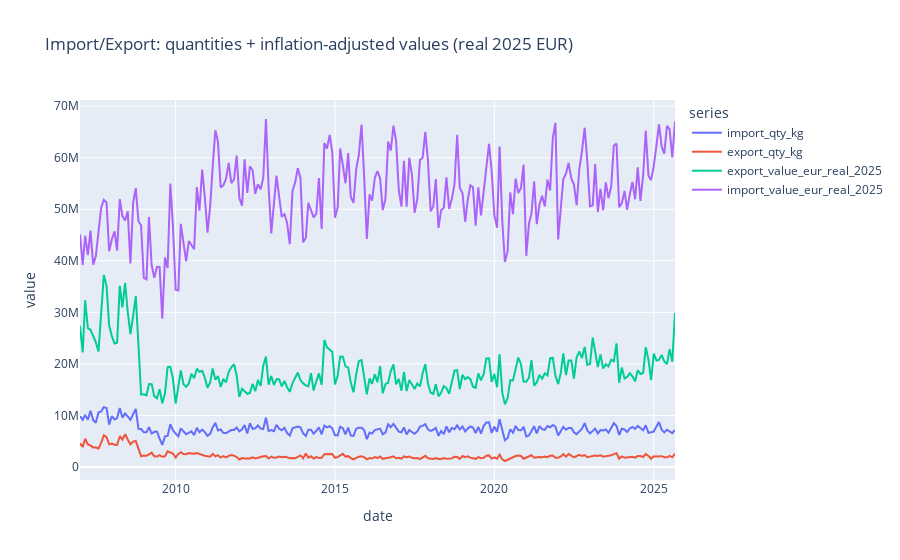
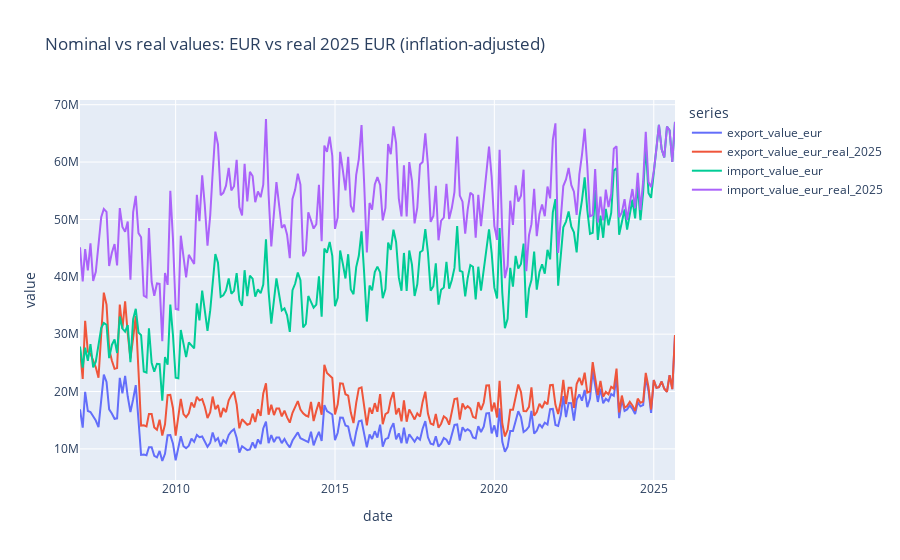

Notebook code for these charts, in order:
### Markdown cell above
Inflation correction with data from wko. 
https://www.wko.at/statistik/prognose/inflation.pdf

### Code cell
# Inflation-adjust the EUR value columns (convert to real 2025 EUR) and plot
import polars as pl

inflation = {
    2007: 0.022,
    2008: 0.032,
    2009: 0.005,
    2010: 0.019,
    2011: 0.033,
    2012: 0.024,
    2013: 0.020,
    2014: 0.017,
    2015: 0.009,
    2016: 0.009,
    2017: 0.021,
    2018: 0.020,
    2019: 0.015,
    2020: 0.014,
    2021: 0.028,
    2022: 0.086,
    2023: 0.078,
    2024: 0.029,
    2025: 0.035,
}

# Build a simple CPI index with 2020 = 1.0 (so 2021 includes 2021 inflation, etc.)
cpi = {}
cpi_prev = 1.0
for year in sorted(inflation):
    cpi_prev *= 1 + inflation[year]
    cpi[year] = cpi_prev

cpi_2025 = cpi[2025]
cpi_df = pl.DataFrame({"year": list(cpi.keys()), "cpi": list(cpi.values())})

df = (
    df.with_columns(pl.col("date").dt.year().alias("year"))
    .join(cpi_df, on="year", how="left")
    .with_columns(
        (pl.col("export_value_eur") * (cpi_2025 / pl.col("cpi"))).alias(
            "export_value_eur_real_2025"
        ),
        (pl.col("import_value_eur") * (cpi_2025 / pl.col("cpi"))).alias(
            "import_value_eur_real_2025"
        ),
    )
    .drop(["year", "cpi"])
)

# 1) Your original four-series view, but with inflation-adjusted EUR values
value_cols_real = [
    "import_qty_kg",
    "export_qty_kg",
    "export_value_eur_real_2025",
    "import_value_eur_real_2025",
]
fig_real = plot_timeseries(
    df,
    value_cols=value_cols_real,
    title="Import/Export: quantities + inflation-adjusted values (real 2025 EUR)",
)

# 2) Comparison: nominal EUR vs real (inflation-adjusted) EUR
value_cols_compare = [
    "export_value_eur",
    "export_value_eur_real_2025",
    "import_value_eur",
    "import_value_eur_real_2025",
]
fig_compare = plot_timeseries(
    df,
    value_cols=value_cols_compare,
    title="Nominal vs real values: EUR vs real 2025 EUR (inflation-adjusted)",
)

df

### Figure 1 — Plotly figure (JSON) as saved in the notebook; plotly's stock layout.template omitted (floating-point values rounded to 4 significant figures; data arrays with more than 128 entries replaced by an {"elided": "..."} marker saying what was removed)
{"data": [{"hovertemplate": "series=import_qty_kg<br>date=%{x}<br>value=%{y}<extra></extra>", "legendgroup": "import_qty_kg", "line": {"color": "#636efa", "dash": "solid"}, "marker": {"symbol": "circle"}, "mode": "lines", "name": "import_qty_kg", "orientation": "v", "showlegend": true, "type": "scatter", "x": {"elided": "225 str values"}, "xaxis": "x", "y": {"elided": "225 float values"}, "yaxis": "y"}, {"hovertemplate": "series=export_qty_kg<br>date=%{x}<br>value=%{y}<extra></extra>", "legendgroup": "export_qty_kg", "line": {"color": "#EF553B", "dash": "solid"}, "marker": {"symbol": "circle"}, "mode": "lines", "name": "export_qty_kg", "orientation": "v", "showlegend": true, "type": "scatter", "x": {"elided": "225 str values"}, "xaxis": "x", "y": {"elided": "225 float values"}, "yaxis": "y"}, {"hovertemplate": "series=export_value_eur_real_2025<br>date=%{x}<br>value=%{y}<extra></extra>", "legendgroup": "export_value_eur_real_2025", "line": {"color": "#00cc96", "dash": "solid"}, "marker": {"symbol": "circle"}, "mode": "lines", "name": "export_value_eur_real_2025", "orientation": "v", "showlegend": true, "type": "scatter", "x": {"elided": "225 str values"}, "xaxis": "x", "y": {"elided": "225 float values"}, "yaxis": "y"}, {"hovertemplate": "series=import_value_eur_real_2025<br>date=%{x}<br>value=%{y}<extra></extra>", "legendgroup": "import_value_eur_real_2025", "line": {"color": "#ab63fa", "dash": "solid"}, "marker": {"symbol": "circle"}, "mode": "lines", "name": "import_value_eur_real_2025", "orientation": "v", "showlegend": true, "type": "scatter", "x": {"elided": "225 str values"}, "xaxis": "x", "y": {"elided": "225 float values"}, "yaxis": "y"}], "layout": {"legend": {"title": {"text": "series"}, "tracegroupgap": 0}, "title": {"text": "Import/Export: quantities + inflation-adjusted values (real 2025 EUR)"}, "xaxis": {"anchor": "y", "domain": [0, 1], "title": {"text": "date"}}, "yaxis": {"anchor": "x", "domain": [0, 1], "title": {"text": "value"}}}}

### Figure 2 — Plotly figure (JSON) as saved in the notebook; plotly's stock layout.template omitted (floating-point values rounded to 4 significant figures; data arrays with more than 128 entries replaced by an {"elided": "..."} marker saying what was removed)
{"data": [{"hovertemplate": "series=export_value_eur<br>date=%{x}<br>value=%{y}<extra></extra>", "legendgroup": "export_value_eur", "line": {"color": "#636efa", "dash": "solid"}, "marker": {"symbol": "circle"}, "mode": "lines", "name": "export_value_eur", "orientation": "v", "showlegend": true, "type": "scatter", "x": {"elided": "225 str values"}, "xaxis": "x", "y": {"elided": "225 float values"}, "yaxis": "y"}, {"hovertemplate": "series=export_value_eur_real_2025<br>date=%{x}<br>value=%{y}<extra></extra>", "legendgroup": "export_value_eur_real_2025", "line": {"color": "#EF553B", "dash": "solid"}, "marker": {"symbol": "circle"}, "mode": "lines", "name": "export_value_eur_real_2025", "orientation": "v", "showlegend": true, "type": "scatter", "x": {"elided": "225 str values"}, "xaxis": "x", "y": {"elided": "225 float values"}, "yaxis": "y"}, {"hovertemplate": "series=import_value_eur<br>date=%{x}<br>value=%{y}<extra></extra>", "legendgroup": "import_value_eur", "line": {"color": "#00cc96", "dash": "solid"}, "marker": {"symbol": "circle"}, "mode": "lines", "name": "import_value_eur", "orientation": "v", "showlegend": true, "type": "scatter", "x": {"elided": "225 str values"}, "xaxis": "x", "y": {"elided": "225 float values"}, "yaxis": "y"}, {"hovertemplate": "series=import_value_eur_real_2025<br>date=%{x}<br>value=%{y}<extra></extra>", "legendgroup": "import_value_eur_real_2025", "line": {"color": "#ab63fa", "dash": "solid"}, "marker": {"symbol": "circle"}, "mode": "lines", "name": "import_value_eur_real_2025", "orientation": "v", "showlegend": true, "type": "scatter", "x": {"elided": "225 str values"}, "xaxis": "x", "y": {"elided": "225 float values"}, "yaxis": "y"}], "layout": {"legend": {"title": {"text": "series"}, "tracegroupgap": 0}, "title": {"text": "Nominal vs real values: EUR vs real 2025 EUR (inflation-adjusted)"}, "xaxis": {"anchor": "y", "domain": [0, 1], "title": {"text": "date"}}, "yaxis": {"anchor": "x", "domain": [0, 1], "title": {"text": "value"}}}}
